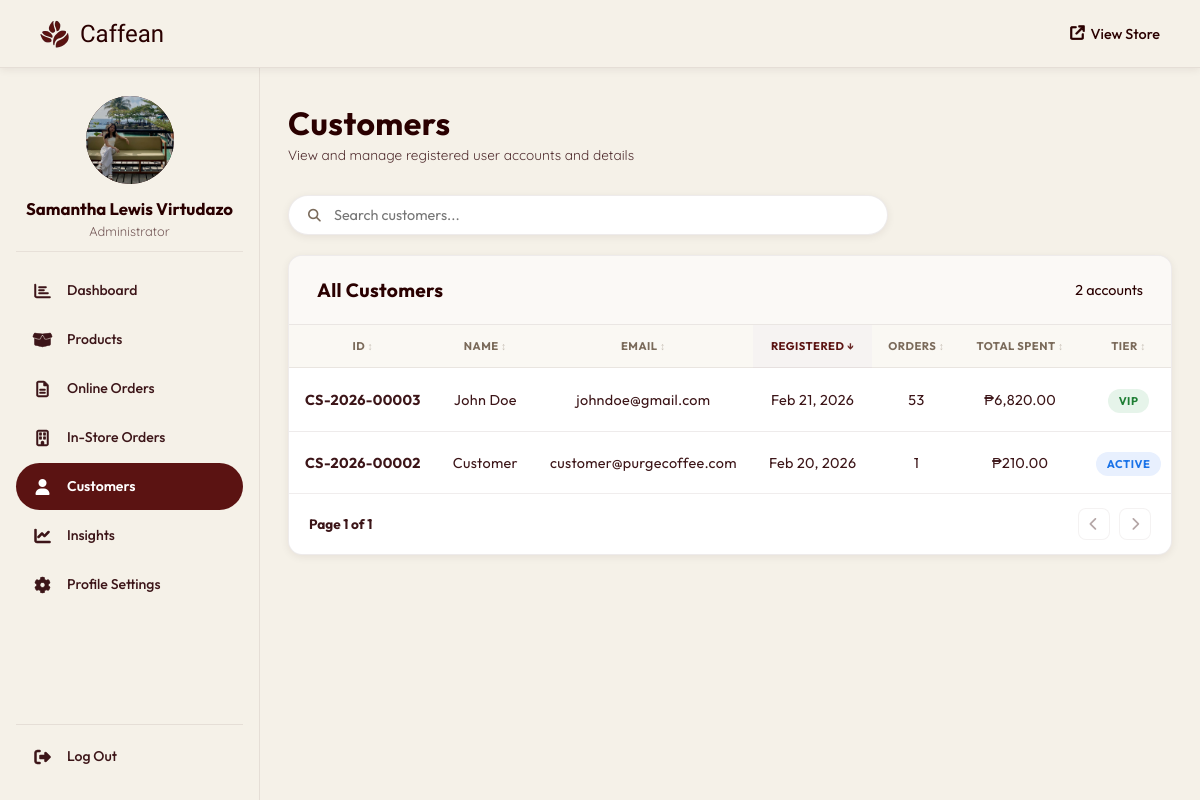
The page /admin/customers.php (signed in) on the database its author committed.
### tables this page shows
CREATE TABLE `users` (
  `user_id` int(11) NOT NULL,
  `full_name` varchar(100) NOT NULL,
  `email` varchar(100) NOT NULL,
  `mobile_number` varchar(15) DEFAULT NULL,
  `profile_image` varchar(255) DEFAULT NULL,
  `house_unit` varchar(100) DEFAULT NULL,
  `street_name` varchar(100) DEFAULT NULL,
  `barangay` varchar(100) DEFAULT NULL,
  `city_municipality` varchar(100) DEFAULT NULL,
  `province` varchar(100) DEFAULT NULL,
  `zip_code` varchar(10) DEFAULT NULL,
  `password` varchar(255) NOT NULL,
  `role` enum('admin','customer') DEFAULT 'customer',
  `created_at` timestamp NOT NULL DEFAULT current_timestamp()
);

### admin/customers.php (the view, shortened to what this page needs)
<?php
require_once '../php/db_connection.php';
function fmt_id($prefix, $id, $date_str = null)
{
  $year = $date_str ? date('Y', strtotime($date_str)) : date('Y');
  return $prefix . '-' . $year . '-' . str_pad($id, 5, '0', STR_PAD_LEFT);
}
$customers_result = mysqli_query(
  $conn,
  "SELECT u.*,
     COUNT(DISTINCT o.order_id)       AS total_orders,
     COALESCE(SUM(CASE
       WHEN o.is_kiosk = 1 AND o.payment_method = 'Pay at the counter (Cash)' AND o.status IN ('processing','completed') THEN o.total_amount
       WHEN o.is_kiosk = 1 AND o.payment_method != 'Pay at the counter (Cash)' AND o.status IN ('processing','completed') THEN o.total_amount
       WHEN COALESCE(o.is_kiosk,0) = 0 AND o.payment_method = 'Cash on Delivery' AND o.status = 'completed' THEN o.total_amount
       WHEN COALESCE(o.is_kiosk,0) = 0 AND o.payment_method != 'Cash on Delivery' AND o.status IN ('processing','completed') THEN o.total_amount
       ELSE 0 END), 0) AS total_spent
     FROM users u
     LEFT JOIN orders o ON u.user_id = o.user_id
     WHERE u.role = 'customer'
     GROUP BY u.user_id
     ORDER BY u.created_at DESC"
);
$total_customers = mysqli_num_rows($customers_result);
$customers_arr = [];
mysqli_data_seek($customers_result, 0);
while ($c = mysqli_fetch_assoc($customers_result)) {
  $c['fmt_id'] = fmt_id('CS', $c['user_id'], $c['created_at']);
  $customers_arr[] = $c;
}
include 'includes/header.php';
?>
<div class="page-header">
  <div class="page-header-text">
    <h1>Customers</h1>
    <p>View and manage registered user accounts and details</p>
  </div>
</div>
<div class="toolbar">
  <div class="search-box">
    <span class="search-icon"><i class="fas fa-search"></i></span>
    <input type="text" id="customersSearch" placeholder="Search customers..." />
  </div>
</div>
<div class="card">
  <div class="card-header">
    <h2>All Customers</h2>
    <span class="card-count"><?= $total_customers ?> account<?= $total_customers !== 1 ? 's' : '' ?></span>
  </div>
  <table class="admin-table" id="customersTable">
    <thead>
      <tr>
        <th data-sort="number">ID</th>
        <th data-sort="text">Name</th>
        <th data-sort="text">Email</th>
        <th data-sort="date">Registered</th>
        <th data-sort="number">Orders</th>
        <th data-sort="number">Total Spent</th>
        <th data-sort="status">Tier</th>
      </tr>
    </thead>
    <tbody>
      <?php if ($total_customers === 0): ?>
        <tr class="empty-row">
          <td colspan="8">
            <div class="empty-state">
              <i class="fas fa-users"></i>
              <p>No customers found.</p>
            </div>
          </td>
        </tr>
      <?php else: ?>
        <?php foreach ($customers_arr as $c): ?>
          <tr>
            <td class="td-id"><?= fmt_id('CS', $c['user_id'], $c['created_at']) ?></td>
            <td><?= htmlspecialchars($c['full_name']) ?></td>
            <td><?= htmlspecialchars($c['email']) ?></td>
            <td><?= date('M d, Y', strtotime($c['created_at'])) ?></td>
            <td><?= $c['total_orders'] ?></td>
            <td>&#8369;<?= number_format($c['total_spent'], 2) ?></td>
            <td>
              <?php if ($c['total_spent'] > 5000): ?>
                <span class="badge badge-completed">VIP</span>
              <?php elseif ($c['total_orders'] > 0): ?>
                <span class="badge badge-processing">Active</span>
              <?php else: ?>
                <span class="badge badge-pending">New</span>
              <?php endif; ?>
            </td>
          </tr>
        <?php endforeach; ?>
      <?php endif; ?>
    </tbody>
  </table>
  <div id="customersTable-pagination" class="admin-pagination">
    <span class="page-info">Page 1 of 1</span>
    <div class="page-btns">
      <button class="btn-page btn-prev"><i class="fas fa-chevron-left"></i></button>
      <button class="btn-page btn-next"><i class="fas fa-chevron-right"></i></button>
    </div>
  </div>
</div>
<?php include 'includes/footer.php'; ?>

### admin/includes/header.php (shortened to what this page needs)
<?php
$admin_name    = isset($_SESSION['full_name']) ? htmlspecialchars($_SESSION['full_name']) : 'Admin';
$admin_initial = strtoupper(substr($admin_name, 0, 1));
$current_page  = basename($_SERVER['PHP_SELF']);
$admin_avatar_src = '';
if (isset($_SESSION['user_id'])) {
    $a_stmt = mysqli_prepare($conn, "SELECT profile_image, email FROM users WHERE user_id = ?");
    mysqli_stmt_bind_param($a_stmt, 'i', $_SESSION['user_id']);
    mysqli_stmt_execute($a_stmt);
    $a_row = mysqli_fetch_assoc(mysqli_stmt_get_result($a_stmt));
    if (!empty($a_row['profile_image'])) {
        $admin_avatar_src = BASE_URL . '/' . htmlspecialchars($a_row['profile_image']);
    }
}
$page_css_map = [
    'dashboard.php'        => 'dashboard.css',
    'products.php'         => 'products.css',
    'orders.php'           => 'orders.css',
    'instore_orders.php'   => 'orders.css',
    'customers.php'        => 'customers.css',
    'insights.php'         => 'dashboard.css',
    'profile_settings.php' => null,
];
$page_css_file = $page_css_map[$current_page] ?? null;
?>
<!DOCTYPE html>
<html lang="en">
<head>
  <link rel="stylesheet" href="<?= BASE_URL ?>/admin/assets/css/admin.css?v=<?= time() ?>" />
  <?php if ($page_css_file): ?>
    <link rel="stylesheet" href="<?= BASE_URL ?>/admin/assets/css/<?= $page_css_file ?>?v=<?= time() ?>" />
  <?php endif; ?>
  <link rel="stylesheet" href="https://cdnjs.cloudflare.com/ajax/libs/font-awesome/6.4.0/css/all.min.css" />
  <link rel="stylesheet" href="https://cdn.jsdelivr.net/npm/bootstrap-icons@1.11.3/font/bootstrap-icons.min.css" />
</head>
<body>
  <nav class="admin-navbar">
    <div class="admin-nav-inner">
      <a href="<?= BASE_URL ?>/admin/dashboard.php" class="admin-brand">
        <img src="<?= BASE_URL ?>/images/coffee_beans_logo.png" alt="Caffean" />
        <span>Caffean</span>
      </a>
      <div class="nav-right">
        <a href="<?= BASE_URL ?>/" target="_blank" class="btn-ghost">
          <i class="fas fa-arrow-up-right-from-square"></i> View Store
        </a>
      </div>
    </div>
  </nav>
  <div class="admin-body">
    <aside class="admin-sidebar">
      <div class="admin-sidebar-profile">
        <div class="admin-avatar-wrap">
          <?php if ($admin_avatar_src): ?>
            <img src="<?= $admin_avatar_src ?>" alt="Profile" class="admin-sidebar-avatar" id="adminAvatarPreview" />
          <?php else: ?>
            <div class="admin-sidebar-avatar" id="adminAvatarInitial"><?= $admin_initial ?></div>
          <?php endif; ?>
        </div>
        <div class="admin-sidebar-info">
          <h2><?= $admin_name ?></h2>
          <p>Administrator</p>
        </div>
      </div>
      <ul class="sidebar-nav">
        <li>
          <a href="<?= BASE_URL ?>/admin/dashboard.php"
            <?= $current_page === 'dashboard.php' ? 'class="active"' : '' ?>>
            <span class="snav-icon">
              <i class="far fa-chart-bar snav-ic-out"></i>
            </span>
            <span class="snav-text">Dashboard</span>
          </a>
        </li>
        <li>
          <a href="<?= BASE_URL ?>/admin/products.php"
            <?= $current_page === 'products.php' ? 'class="active"' : '' ?>>
            <span class="snav-icon">
              <i class="fas fa-box-open snav-ic-out"></i>
            </span>
            <span class="snav-text">Products</span>
          </a>
        </li>
        <li>
          <a href="<?= BASE_URL ?>/admin/orders.php"
            <?= $current_page === 'orders.php' ? 'class="active"' : '' ?>>
            <span class="snav-icon">
              <i class="far fa-file-lines snav-ic-out"></i>
            </span>
            <span class="snav-text">Online Orders</span>
          </a>
        </li>
        <li>
          <a href="<?= BASE_URL ?>/admin/instore_orders.php"
            <?= $current_page === 'instore_orders.php' ? 'class="active"' : '' ?>>
            <span class="snav-icon">
              <i class="far fa-building snav-ic-out"></i>
            </span>
            <span class="snav-text">In-Store Orders</span>
          </a>
        </li>
        <li>
          <a href="<?= BASE_URL ?>/admin/customers.php"
            <?= $current_page === 'customers.php' ? 'class="active"' : '' ?>>
            <span class="snav-icon">
              <i class="fas fa-user snav-ic-fill"></i>
            </span>
            <span class="snav-text">Customers</span>
          </a>
        </li>
        <li>
          <a href="<?= BASE_URL ?>/admin/insights.php"
            <?= $current_page === 'insights.php' ? 'class="active"' : '' ?>>
            <span class="snav-icon">
              <i class="fas fa-chart-line snav-ic-out"></i>
            </span>
            <span class="snav-text">Insights</span>
          </a>
        </li>
        <li>
          <a href="<?= BASE_URL ?>/admin/profile_settings.php"
            <?= $current_page === 'profile_settings.php' ? 'class="active"' : '' ?>>
            <span class="snav-icon">
              <i class="fas fa-gear snav-ic-out"></i>
            </span>
            <span class="snav-text">Profile Settings</span>
          </a>
        </li>
      </ul>
      <div class="sidebar-logout">
        <a href="<?= BASE_URL ?>/php/logout.php" class="sidebar-logout-btn">
          <span class="snav-icon">
            <i class="fas fa-right-from-bracket"></i>
          </span>
          <span class="snav-text">Log Out</span>
        </a>
      </div>
    </aside>
    <main class="admin-wrapper">

### admin/includes/header.php (style rules this page uses)
.admin-table th[data-sort]::after { content: ' ↕'; font-size: 0.65rem; opacity: 0.4; }
.admin-table th[data-sort].sort-desc::after { content: ' ↓'; opacity: 0.9; }

### rows shown on the page
users: profile_image (picture)
users: fmt_id('CS', $c['user_id'], $c['created_at']) "CS-2026-00003", full_name "John Doe", email "johndoe@gmail.com", created_at "Feb 21, 2026", total_orders "53", total_spent "6,820.00", shows "VIP"
users: fmt_id('CS', $c['user_id'], $c['created_at']) "CS-2026-00002", full_name "Customer", email "customer@purgecoffee.com", created_at "Feb 20, 2026", total_orders "1", total_spent "210.00", shows "ACTIVE"

### other values the page prints
$admin_name "Samantha Lewis Virtudazo"
$total_customers "2"
